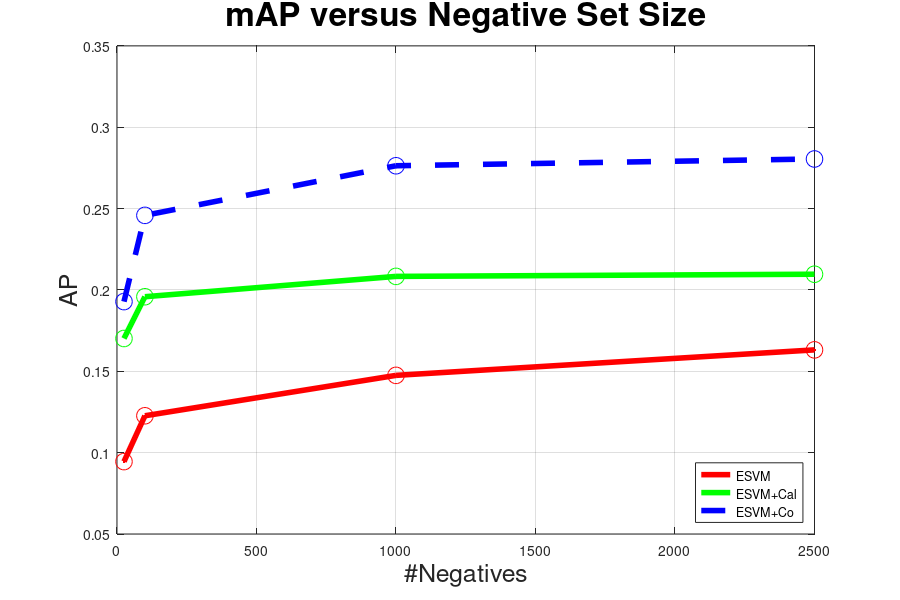

MATLAB code to generate this figure:
%busmat
n{1}='bus';
c{1} = [.103 .269 .24;...
       .185 .296 .348;...
       .216 .304 .384;...
       .236 .310 .397];
n{2} = 'cow';
c{2} =[.100 .122 .149;...
      .121 .156 .164;...
      .130 .148 .178;...
      .118 .147 .186];

n{3}='diningtable';
c{3}=[.001 .048 .096;...
              .005 .018 .112;...
              .012 .019 .118;...
              .016 .023 .111];
    
n{4}='motorbike';
c{4} =[.164 .232 .253;...
            .248 .284 .338;...
            .269 .302 .377;...
            .287 .320 .394];
n{5}='sheep';            
c{5}=[.098 .154 .163;...
        .053 .163 .198;...
        .074 .172 .239;...
        .117 .167 .226];

n{6}='train';
c{6} = [.101 .196 .256;...
         .124 .258 .315;...
         .184 .305 .362;...
         .205 .291 .369];

cs = cat(3,c{:});
ms = mean(cs,3);         
       
figure(14)
clf
%figure(1)
%subplot(3,1,1)

plot([25 100 1000 2500],ms(:,1),'r.-','LineWidth',4);
hold on;
plot([25 100 1000 2500],ms(:,2),'g','LineWidth',4);
hold on;
plot([25 100 1000 2500],ms(:,3),'b--','LineWidth',4);
hold on;

plot([25 100 1000 2500],ms(:,1),'r.','Marker','o','MarkerSize',12);
hold on;
plot([25 100 1000 2500],ms(:,2),'g.','Marker','o','MarkerSize',12);
hold on;
plot([25 100 1000 2500],ms(:,3),'b.','Marker','o','MarkerSize',12);
hold on;


% for i = 1:length(n)
%   plot([25 100 1000 2500],c{i}(:,1),'LineWidth',4)
%   hold all
% end

% for i = 1:length(n)
%   plot([25 100 1000 2500],c{i}(:,1),'k.','MarkerSize',24);
%   hold all;
% end
%legend(n,'Location','SouthEast');
grid on;
h=xlabel('#Negatives');
set(h,'FontSize',18);
h=ylabel('AP')
set(h,'FontSize',18);
legend('ESVM','ESVM+Cal','ESVM+Co','Location','SouthEast');
h=title('mAP versus Negative Set Size')
set(h,'FontSize',24);

set(gcf,'PaperPosition',[0 0 9 6]);
print(gcf,'-depsc2','/nfs/baikal/tmalisie/nn311/size_plot.eps')

return
subplot(3,1,2)
for i = 1:length(n)
  plot([25 100 1000 2500],c{i}(:,2),'LineWidth',4);
  hold all;
end

for i = 1:length(n)
  plot([25 100 1000 2500],c{i}(:,2),'k.','MarkerSize',24);
  hold all;
end
grid on;
xlabel('#Negatives');
ylabel('AP')
title('ESVM+Cal')

subplot(3,1,3)
for i = 1:length(n)
  plot([25 100 1000 2500],c{i}(:,3),'LineWidth',4)
  hold all
end
for i = 1:length(n)
  plot([25 100 1000 2500],c{i}(:,3),'k.','MarkerSize',24);
end
grid on;
xlabel('#Negatives');
ylabel('AP')
title('ESVM+Co')

%set(gca,'XTick',[1 2 3 4])
%set(gca,'XTickLabel',{'1','2','3','4'});

set(gcf,'PaperPosition',[0 0 6 9]);
print(gcf,'-depsc2','/nfs/baikal/tmalisie/nn311/sizer3.eps')